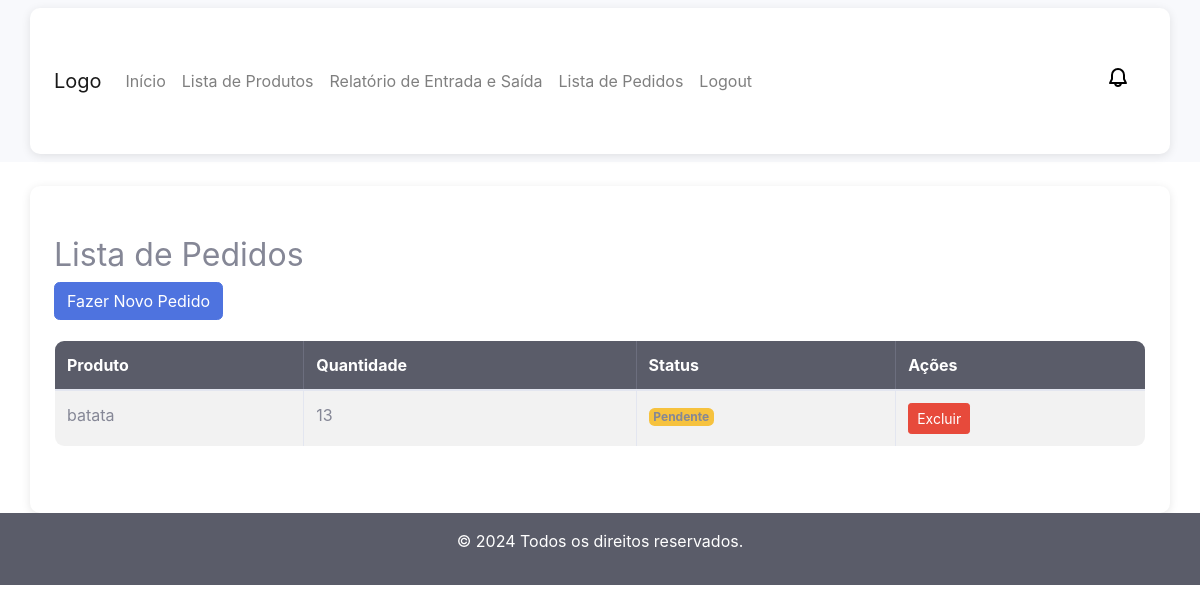
The app's page /pedidos/lista/ (signed in), older data.
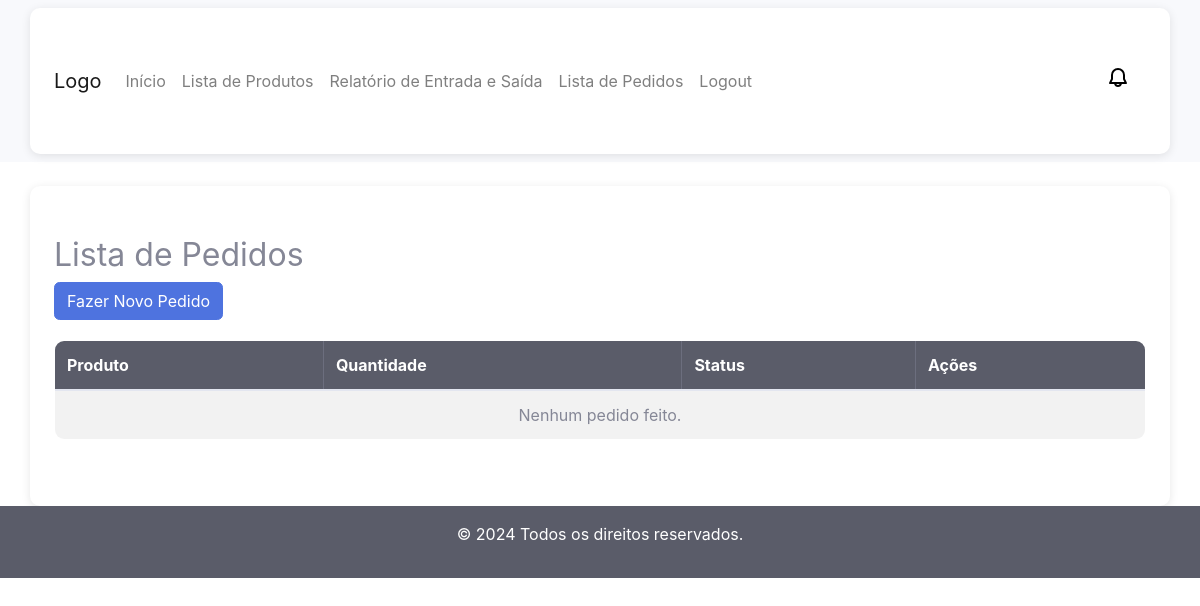
The same page, newer data.
### core/models.py (models this page shows)
class Pedido(models.Model):
    usuario = models.ForeignKey(User, on_delete=models.CASCADE)  # Adiciona a relação com o usuário
    produto = models.CharField(max_length=100)  # Exemplo de campo para o produto
    quantidade = models.PositiveIntegerField()  # Campo para quantidade
    status = models.CharField(max_length=20, choices=[
        ('Pendente', 'Pendente'),
        ('Aprovado', 'Aprovado'),
        ('Negado', 'Negado')
    ])

### core/views.py (the view)
# urls.py: path('pedidos/lista/', lista_pedidos, name='lista_pedidos'),  # Lista de pedidos
@login_required
def lista_pedidos(request):
    if request.user.is_superuser or request.user.groups.filter(name='adm').exists():
        pedidos = Pedido.objects.all()
    else:
        pedidos = Pedido.objects.filter(usuario=request.user)
    return render(request, 'lista_pedidos.html', {'pedidos': pedidos})

### core/templates/lista_pedidos.html (shortened to what this page needs)
{% extends 'modelo.html' %}
{% block conteudo %}
<div class="container mt-4">
    <h2>Lista de Pedidos</h2>
    <div class="mb-3">
        <a href="{% url 'pedidos' %}" class="btn btn-primary">Fazer Novo Pedido</a>
    </div>
    <table class="table table-striped table-bordered">
        <thead class="table-dark">
            <tr>
                <th scope="col">Produto</th>
                <th scope="col">Quantidade</th>
                <th scope="col">Status</th>
                <th scope="col">Ações</th>
            </tr>
        </thead>
        <tbody>
            {% if pedidos and pedidos|length > 0 %}
                {% for pedido in pedidos %}
                    <tr>
                        <td>{{ pedido.produto }}</td>
                        <td>{{ pedido.quantidade }}</td>
                        <td>
                            {% if pedido.status == 'Pendente' %}
                                <span class="badge bg-warning">{{ pedido.status }}</span>
                            {% elif pedido.status == 'Aprovado' %}
                                <span class="badge bg-success">{{ pedido.status }}</span>
                            {% elif pedido.status == 'Negado' %}
                                <span class="badge bg-danger">{{ pedido.status }}</span>
                            {% endif %}
                        </td>
                        <td>
                            <form method="post" action="{% url 'excluir_pedido' pedido.id %}" style="display:inline;">
                                <button type="submit" class="btn btn-danger btn-sm">Excluir</button>
                            </form>
                        </td>
                    </tr>
                {% endfor %}
            {% else %}
                <tr>
                    <td colspan="4" class="text-center">Nenhum pedido feito.</td>
                </tr>
            {% endif %}
        </tbody>
    </table>
</div>
{% endblock %}

### core/templates/modelo.html (shortened to what this page needs)
{% load static %}
<!DOCTYPE html>
<html lang="pt-br">
<head>
    <link rel="stylesheet" href="{% static 'css/bootstrap.min.css' %}">
    <link rel="stylesheet" href="{% static 'css/style.css' %}">
    <link rel="stylesheet" href="{% static 'css/sb-admin-2.min.css' %}">
</head>
<body>
    {% block sidebar %}
    <nav class="navbar navbar-expand-lg navbar-light bg-light">
        <div class="container">
            <a class="navbar-brand" href="{% url 'home' %}">Logo</a>
            <div class="collapse navbar-collapse" id="navbarNav">
                <ul class="navbar-nav me-auto">
                    <li class="nav-item">
                        <a class="nav-link" href="{% url 'home' %}">Início</a>
                    </li>
                    {% if user.is_authenticated %}
                        <li class="nav-item">
                            <a class="nav-link" href="{% url 'lista_produtos' %}">Lista de Produtos</a>
                        </li>
                        <li class="nav-item">
                            <a class="nav-link" href="{% url 'relatorio_entrada_saida' %}">Relatório de Entrada e Saída</a>
                        </li>
                        <li class="nav-item">
                            <a class="nav-link" href="{% url 'lista_pedidos' %}">Lista de Pedidos</a>
                        </li>
                        <li class="nav-item">
                            <a class="nav-link" href="{% url 'logout' %}">Logout</a>
                        </li>
                    {% endif %}
                </ul>
                {% if user.is_authenticated %}
                <div class="notification-icon">
                    <a class="nav-link" href="{% url 'produtos_proximos_validade' %}" title="Produtos próximos da validade">
                        {% if produtos_proximos_validade %}
                            <i class="mingcute--notification-newdot-fill"></i>
                        {% else %}
                            <i class="mingcute--notification-line"></i>
                        {% endif %}
                    </a>
                </div>
                {% endif %}
            </div>
        </div>
    </nav>
    {% endblock %}
    {% block conteudo %}{% endblock %}
    {% block rodape %}
    <footer class="bg-dark text-white text-center py-3">
        <p>&copy; 2024 Todos os direitos reservados.</p>
    </footer>
    {% endblock %}
</body>
</html>

### static/css/style.css (style rules this page uses)
:root { --dark-green: #042a2bff; --cambridge-blue: #839788ff; --thistle: #dec5e3ff; --azul: #296eb4ff; --tea-green: #f4f9f4; }
body { background-color: var(--tea-green); font-family: 'Arial', sans-serif; color: var(--dark-green); line-height: 1.6; margin: 0; padding: 0; }
.container { max-width: 800px; margin: 0 auto; padding: 50px 20px; background-color: white; border-radius: 10px; box-shadow: 0 2px 10px rgba(0, 0, 0, 0.1); }
.table { margin-top: 20px; border-radius: 10px; overflow: hidden; }
.table-dark { background-color: var(--dark-green); color: white; }
.table td, .table th { vertical-align: middle; }
.text-center { text-align: center; }
.mingcute--notification-line { display: inline-block; width: 24px; height: 24px; background-repeat: no-repeat; background-size: 100% 100%; }
.navbar .notification-icon { margin-left: auto; padding-left: 15px; }
.mingcute--notification-line, .mingcute--notification-newdot-fill { width: 24px; height: 24px; }
.navbar { background-color: var(--tea-green); color: var(--dark-green); }
.navbar-brand, .nav-link { color: var(--dark-green); transition: color 0.3s ease; }
.notification-icon .mingcute--notification-line, .notification-icon .mingcute--notification-newdot-fill { width: 24px; height: 24px; background-size: cover; }
.notification-icon { display: flex; align-items: center; margin-left: auto; }

Row changes from the older to the newer data that the page shows:
removed Pedido: produto "batata", quantidade "13", status "Pendente"
Text that changed along with them:
text now shown: "Nenhum pedido feito."
